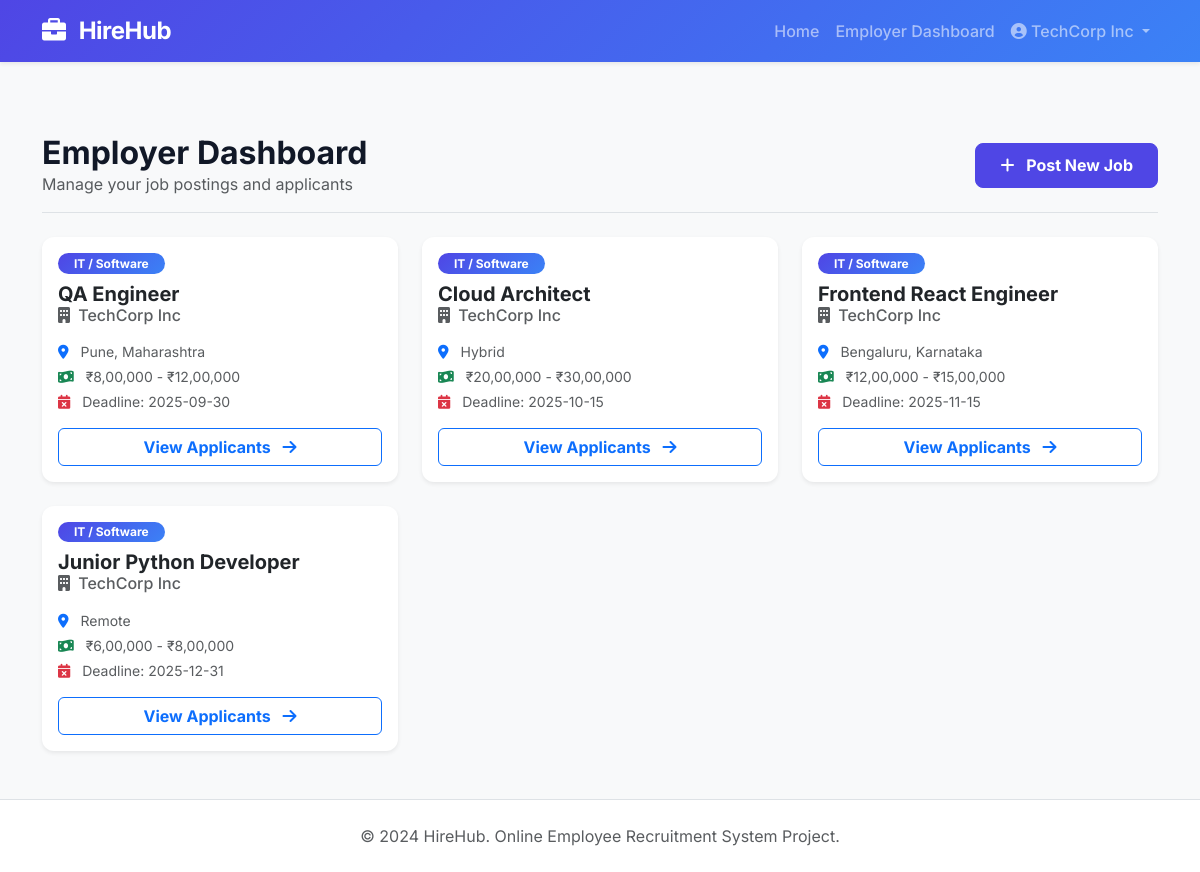
The app's page /employer/dashboard (signed in) with its own data.
### tables this page shows
CREATE TABLE jobs (
    id INTEGER PRIMARY KEY AUTOINCREMENT,
    title TEXT NOT NULL,
    company TEXT NOT NULL,
    category TEXT NOT NULL,
    skills TEXT NOT NULL,
    experience TEXT NOT NULL,
    salary TEXT NOT NULL,
    location TEXT NOT NULL,
    description TEXT NOT NULL,
    last_date TEXT NOT NULL,
    employer_id INTEGER NOT NULL,
    FOREIGN KEY(employer_id) REFERENCES users(id)
);

### app.py (the view)
@app.route('/employer/dashboard')
@login_required
def employer_dashboard():
    if session.get('role') != 'employer':
        return redirect(url_for('index'))
    conn = get_db_connection()
    jobs = conn.execute('SELECT * FROM jobs WHERE employer_id = ? ORDER BY id DESC', (session['user_id'],)).fetchall()
    conn.close()
    return render_template('employer/dashboard.html', jobs=jobs)

### app.py (called while the page is built)
def login_required(f):
    from functools import wraps
    @wraps(f)
    def decorated_function(*args, **kwargs):
        if 'user_id' not in session:
            flash("Please log in first.", "warning")
            return redirect(url_for('login'))
        return f(*args, **kwargs)
    return decorated_function

### database.py (called while the page is built)
def get_db_connection():
    conn = sqlite3.connect(DATABASE)
    conn.row_factory = sqlite3.Row
    return conn

### templates/employer/dashboard.html (shortened to what this page needs)
{% extends 'base.html' %}
{% block content %}
<div class="container py-5">
    <div class="d-flex justify-content-between align-items-center mb-4 pb-3 border-bottom">
        <div>
            <h2 class="fw-bold mb-0">Employer Dashboard</h2>
            <p class="text-muted mb-0">Manage your job postings and applicants</p>
        </div>
        <a href="{{ url_for('post_job') }}" class="btn btn-primary fw-bold">
            <i class="fa-solid fa-plus me-2"></i> Post New Job
        </a>
    </div>
    {% if jobs %}
        <div class="row g-4">
            {% for job in jobs %}
            <div class="col-md-6 col-lg-4">
                <div class="card h-100 job-card shadow-sm border-0">
                    <div class="card-body">
                        <div class="d-flex justify-content-between mb-2">
                            <span class="badge bg-primary rounded-pill px-3">{{ job.category }}</span>
                        </div>
                        <h5 class="card-title fw-bold mb-1">{{ job.title }}</h5>
                        <h6 class="card-subtitle text-muted mb-3"><i class="fa-solid fa-building me-1"></i> {{ job.company }}</h6>
                        <div class="mb-3 text-muted small">
                            <div class="mb-1"><i class="fa-solid fa-location-dot me-2 text-primary"></i> {{ job.location }}</div>
                            <div class="mb-1"><i class="fa-solid fa-money-bill-wave me-2 text-success"></i> {{ job.salary }}</div>
                            <div class="mb-1"><i class="fa-solid fa-calendar-xmark me-2 text-danger"></i> Deadline: {{ job.last_date }}</div>
                        </div>
                        <a href="{{ url_for('view_applicants', job_id=job.id) }}" class="btn btn-outline-primary w-100 fw-bold">
                            View Applicants <i class="fa-solid fa-arrow-right ms-2"></i>
                        </a>
                    </div>
                </div>
            </div>
            {% endfor %}
        </div>
    {% endif %}
</div>
{% endblock %}

### static/css/style.css (style rules this page uses)
:root { --primary-color: #4F46E5; --primary-hover: #4338CA; --secondary-color: #10B981; --dark-color: #111827; --light-color: #F9FAFB; }
body { font-family: 'Inter', sans-serif; background-color: #f3f4f6; color: var(--dark-color); }
.bg-primary { background: linear-gradient(135deg, var(--primary-color), #3B82F6) !important; }
.card { border: none; border-radius: 12px; box-shadow: 0 4px 6px -1px rgba(0, 0, 0, 0.05), 0 2px 4px -1px rgba(0, 0, 0, 0.03); transition: transform 0.2s ease, box-shadow 0.2s ease; }
.btn-primary { background-color: var(--primary-color); border-color: var(--primary-color); padding: 0.6rem 1.5rem; border-radius: 8px; font-weight: 500; transition: all 0.2s ease; }
.job-card { border-left: 4px solid var(--primary-color); }

### records on screen
jobs: category "IT / Software", title "QA Engineer", company "TechCorp Inc", location "Pune, Maharashtra", salary "₹8,00,000 - ₹12,00,000", last_date "2025-09-30"
jobs: category "IT / Software", title "Cloud Architect", company "TechCorp Inc", location "Hybrid", salary "₹20,00,000 - ₹30,00,000", last_date "2025-10-15"
jobs: category "IT / Software", title "Frontend React Engineer", company "TechCorp Inc", location "Bengaluru, Karnataka", salary "₹12,00,000 - ₹15,00,000", last_date "2025-11-15"
jobs: category "IT / Software", title "Junior Python Developer", company "TechCorp Inc", location "Remote", salary "₹6,00,000 - ₹8,00,000", last_date "2025-12-31"

### other values on screen
{{ session.get('name') }} "TechCorp Inc"
